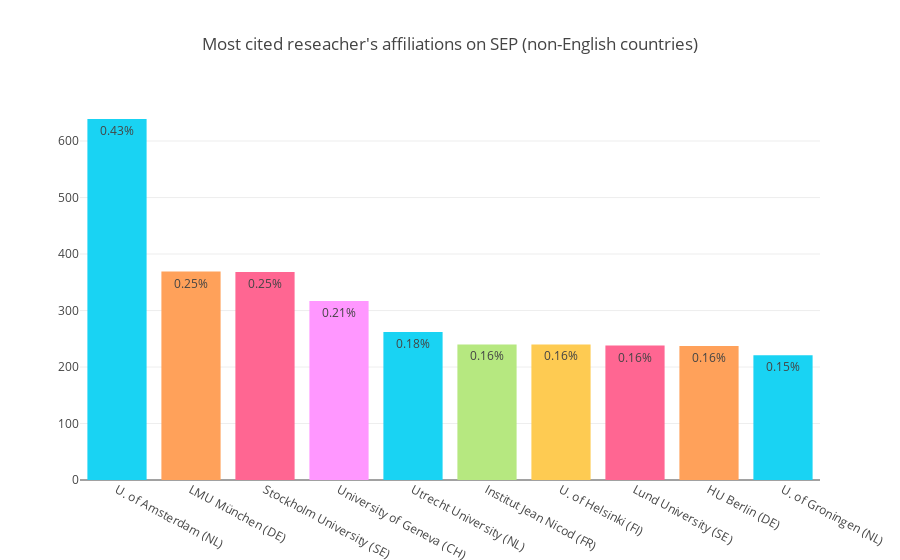

Notebook source saved alongside this figure:
### Code cell
# Define condition to exclude English speaking countries
cond = ((df_geo_counts["Country"]!="United States") 
        & (df_geo_counts["Country"]!="United Kingdom") 
        & (df_geo_counts["Country"]!="Canada") 
        & (df_geo_counts["Country"]!="Australia")
       & (df_geo_counts["Country"]!="New Zealand"))

# Set colors according to country
color_scheme = {"Germany":4,
              "Sweden":6,
              "Switzerland":8,
              "Netherlands":5,
              "France":7,
              "Finland":9}

# Assign colors to list according to country
colors = [px.colors.qualitative.Plotly[color_scheme.get(country)] for country in df_geo_counts[cond][:10]["Country"]]

# Get text
countrycodes = [pycountry.countries.get(name=x).alpha_2 for x in df_geo_counts[cond][:10]["Country"]]
ticktext = [df_geo_counts[cond]["Affiliation"].iloc[i]+" ("+countrycodes[i]+")" for i in range(10)]

fig = Figure(data=[Bar(
    #x=df_geo_counts[cond][:10]["Affiliation"],
    x=ticktext,
    y=df_geo_counts[cond][:10]["Count"],
    marker_color=colors,
    text=df_geo_counts[cond][:10]["Count"].apply(lambda x: str(round(((x/sum(uni_counts["Count"]))*100),2))+"%"),
)])

fig.update_layout(title_text="Most cited reseacher's affiliations on SEP (non-English countries)", 
                  template=template)
fig.update_xaxes(tickangle=28,
                 ticktext = ticktext)
fig.show()

### Figure 1 — Plotly figure (JSON) as saved in the notebook; plotly's stock layout.template omitted (floating-point values rounded to 4 significant figures)
{"data": [{"marker": {"color": ["#19D3F3", "#FFA15A", "#FF6692", "#FF97FF", "#19D3F3", "#B6E880", "#FECB52", "#FF6692", "#FFA15A", "#19D3F3"]}, "text": ["0.43%", "0.25%", "0.25%", "0.21%", "0.18%", "0.16%", "0.16%", "0.16%", "0.16%", "0.15%"], "type": "bar", "x": ["U. of Amsterdam (NL)", "LMU München (DE)", "Stockholm University (SE)", "University of Geneva (CH)", "Utrecht University (NL)", "Institut Jean Nicod (FR)", "U. of Helsinki (FI)", "Lund University (SE)", "HU Berlin (DE)", "U. of Groningen (NL)"], "y": [639, 369, 368, 317, 262, 240, 240, 238, 237, 221]}], "layout": {"title": {"text": "Most cited reseacher's affiliations on SEP (non-English countries)"}, "xaxis": {"tickangle": 28, "ticktext": ["U. of Amsterdam (NL)", "LMU München (DE)", "Stockholm University (SE)", "University of Geneva (CH)", "Utrecht University (NL)", "Institut Jean Nicod (FR)", "U. of Helsinki (FI)", "Lund University (SE)", "HU Berlin (DE)", "U. of Groningen (NL)"]}}}
